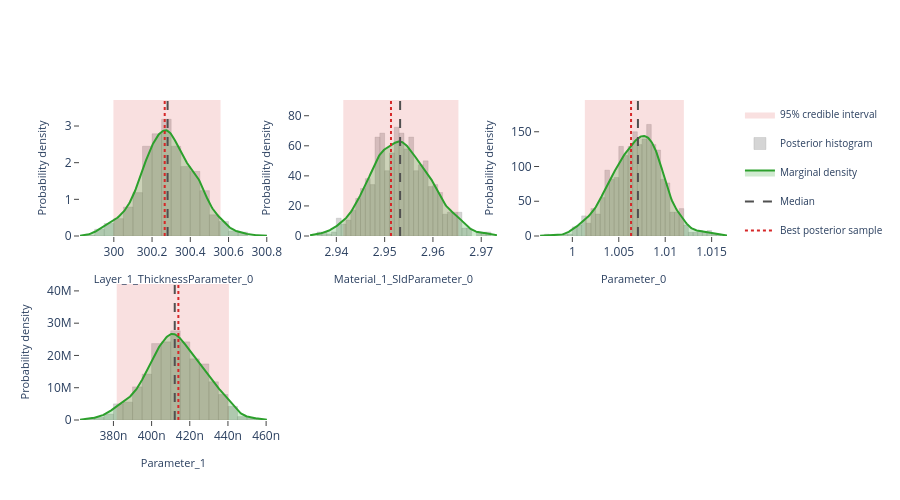

This figure's notebook cell:
### Markdown cell above
## Interactive posterior plots

The next three cells render the same Plotly figures that are shown on the
Bayesian Posterior tab of the EasyReflectometryApp:

* **Marginals** — per-parameter distribution: histogram + smooth KDE marginal,
  shaded 95% credible interval, and median / best-sample lines
  (`plot_distribution` or `posterior.distribution()`)
* **Corner plot** — pairwise marginals + 2-D contours + scatter (`plot_corner`)
* **Traces** — per-chain trace + marginal histogram (`plot_trace`)

The standalone helpers are called with ``return_figure=True`` so they return a
Plotly ``Figure`` that we render in the notebook with ``fig.show()``; the
``PosteriorResults`` methods return the figure directly.

### Code cell
# ---- Marginal posterior distributions ---------------------------------------
# One panel per free parameter, each overlaying the posterior histogram, a
# smooth Gaussian-KDE marginal, the shaded 95% credible interval, and the
# median / best-sample reference lines.  Mirrors the "Marginals" sub-tab in
# the EasyReflectometryApp.

# The PosteriorResults method passes ``logp`` through automatically so the
# best posterior sample (MAP) line is drawn:
fig = posterior.distribution()
fig.show()

# Standalone equivalent (pass ``logp`` to get the best-sample line):
# fig = plot_distribution(
#     posterior.draws,
#     posterior.param_names,
#     logp=posterior.logp,
#     return_figure=True,
# )
# fig.show()

### Figure 1 — Plotly figure (JSON) as saved in the notebook; plotly's stock layout.template omitted (floating-point values rounded to 4 significant figures; data arrays with more than 128 entries replaced by an {"elided": "..."} marker saying what was removed)
{"data": [{"fill": "toself", "fillcolor": "rgba(214, 39, 40, 0.14)", "hoverinfo": "skip", "legendgroup": "95% credible interval", "line": {"color": "rgba(214, 39, 40, 0.14)", "width": 0}, "mode": "lines", "name": "95% credible interval", "showlegend": true, "type": "scatter", "x": [300.0, 300.6, 300.6, 300.0, 300.0], "xaxis": "x", "y": [0.0, 0.0, 3.71, 3.71, 0.0], "yaxis": "y"}, {"histnorm": "probability density", "hovertemplate": "sample=%{x:.4f}<br>density: %{y:.2f}<extra></extra>", "legendgroup": "histogram", "marker": {"color": "rgba(120, 120, 120, 0.38)", "line": {"color": "rgba(120, 120, 120, 0.24)", "width": 1}}, "name": "Posterior histogram", "nbinsx": 40, "opacity": 0.82, "showlegend": true, "type": "histogram", "x": {"elided": "760 float values"}, "xaxis": "x", "yaxis": "y"}, {"fill": "tozeroy", "fillcolor": "rgba(44, 160, 44, 0.22)", "hovertemplate": "Layer_1_ThicknessParameter_0: %{x:.4f}<br>density: %{y:.4f}<extra></extra>", "legendgroup": "marginal", "line": {"color": "rgb(44, 160, 44)", "width": 2}, "mode": "lines", "name": "Marginal density", "showlegend": true, "type": "scatter", "x": {"elided": "256 float values"}, "xaxis": "x", "y": {"elided": "256 float values"}, "yaxis": "y"}, {"hovertemplate": "Median: %{x:.4f}<extra></extra>", "legendgroup": "Median", "line": {"color": "rgb(80, 80, 80)", "dash": "dash", "width": 2}, "mode": "lines", "name": "Median", "showlegend": true, "type": "scatter", "x": [300.3, 300.3], "xaxis": "x", "y": [0.0, 3.71], "yaxis": "y"}, {"hovertemplate": "Best posterior sample: %{x:.4f}<extra></extra>", "legendgroup": "Best posterior sample", "line": {"color": "rgb(214, 39, 40)", "dash": "dot", "width": 2}, "mode": "lines", "name": "Best posterior sample", "showlegend": true, "type": "scatter", "x": [300.3, 300.3], "xaxis": "x", "y": [0.0, 3.71], "yaxis": "y"}, {"fill": "toself", "fillcolor": "rgba(214, 39, 40, 0.14)", "hoverinfo": "skip", "legendgroup": "95% credible interval", "line": {"color": "rgba(214, 39, 40, 0.14)", "width": 0}, "mode": "lines", "name": "95% credible interval", "showlegend": false, "type": "scatter", "x": [2.941, 2.965, 2.965, 2.941, 2.941], "xaxis": "x2", "y": [0.0, 0.0, 90.46, 90.46, 0.0], "yaxis": "y2"}, {"histnorm": "probability density", "hovertemplate": "sample=%{x:.4f}<br>density: %{y:.2f}<extra></extra>", "legendgroup": "histogram", "marker": {"color": "rgba(120, 120, 120, 0.38)", "line": {"color": "rgba(120, 120, 120, 0.24)", "width": 1}}, "name": "Posterior histogram", "nbinsx": 40, "opacity": 0.82, "showlegend": false, "type": "histogram", "x": {"elided": "760 float values"}, "xaxis": "x2", "yaxis": "y2"}, {"fill": "tozeroy", "fillcolor": "rgba(44, 160, 44, 0.22)", "hovertemplate": "Material_1_SldParameter_0: %{x:.4f}<br>density: %{y:.4f}<extra></extra>", "legendgroup": "marginal", "line": {"color": "rgb(44, 160, 44)", "width": 2}, "mode": "lines", "name": "Marginal density", "showlegend": false, "type": "scatter", "x": {"elided": "256 float values"}, "xaxis": "x2", "y": {"elided": "256 float values"}, "yaxis": "y2"}, {"hovertemplate": "Median: %{x:.4f}<extra></extra>", "legendgroup": "Median", "line": {"color": "rgb(80, 80, 80)", "dash": "dash", "width": 2}, "mode": "lines", "name": "Median", "showlegend": false, "type": "scatter", "x": [2.953, 2.953], "xaxis": "x2", "y": [0.0, 90.46], "yaxis": "y2"}, {"hovertemplate": "Best posterior sample: %{x:.4f}<extra></extra>", "legendgroup": "Best posterior sample", "line": {"color": "rgb(214, 39, 40)", "dash": "dot", "width": 2}, "mode": "lines", "name": "Best posterior sample", "showlegend": false, "type": "scatter", "x": [2.951, 2.951], "xaxis": "x2", "y": [0.0, 90.46], "yaxis": "y2"}, {"fill": "toself", "fillcolor": "rgba(214, 39, 40, 0.14)", "hoverinfo": "skip", "legendgroup": "95% credible interval", "line": {"color": "rgba(214, 39, 40, 0.14)", "width": 0}, "mode": "lines", "name": "95% credible interval", "showlegend": false, "type": "scatter", "x": [1.001, 1.012, 1.012, 1.001, 1.001], "xaxis": "x3", "y": [0.0, 0.0, 195.7, 195.7, 0.0], "yaxis": "y3"}, {"histnorm": "probability density", "hovertemplate": "sample=%{x:.4f}<br>density: %{y:.2f}<extra></extra>", "legendgroup": "histogram", "marker": {"color": "rgba(120, 120, 120, 0.38)", "line": {"color": "rgba(120, 120, 120, 0.24)", "width": 1}}, "name": "Posterior histogram", "nbinsx": 40, "opacity": 0.82, "showlegend": false, "type": "histogram", "x": {"elided": "760 float values"}, "xaxis": "x3", "yaxis": "y3"}, {"fill": "tozeroy", "fillcolor": "rgba(44, 160, 44, 0.22)", "hovertemplate": "Parameter_0: %{x:.4f}<br>density: %{y:.4f}<extra></extra>", "legendgroup": "marginal", "line": {"color": "rgb(44, 160, 44)", "width": 2}, "mode": "lines", "name": "Marginal density", "showlegend": false, "type": "scatter", "x": {"elided": "256 float values"}, "xaxis": "x3", "y": {"elided": "256 float values"}, "yaxis": "y3"}, {"hovertemplate": "Median: %{x:.4f}<extra></extra>", "legendgroup": "Median", "line": {"color": "rgb(80, 80, 80)", "dash": "dash", "width": 2}, "mode": "lines", "name": "Median", "showlegend": false, "type": "scatter", "x": [1.007, 1.007], "xaxis": "x3", "y": [0.0, 195.7], "yaxis": "y3"}, {"hovertemplate": "Best posterior sample: %{x:.4f}<extra></extra>", "legendgroup": "Best posterior sample", "line": {"color": "rgb(214, 39, 40)", "dash": "dot", "width": 2}, "mode": "lines", "name": "Best posterior sample", "showlegend": false, "type": "scatter", "x": [1.006, 1.006], "xaxis": "x3", "y": [0.0, 195.7], "yaxis": "y3"}, {"fill": "toself", "fillcolor": "rgba(214, 39, 40, 0.14)", "hoverinfo": "skip", "legendgroup": "95% credible interval", "line": {"color": "rgba(214, 39, 40, 0.14)", "width": 0}, "mode": "lines", "name": "95% credible interval", "showlegend": false, "type": "scatter", "x": [3.817e-07, 4.405e-07, 4.405e-07, 3.817e-07, 3.817e-07], "xaxis": "x4", "y": [0.0, 0.0, 42140000.0, 42140000.0, 0.0], "yaxis": "y4"}, {"histnorm": "probability density", "hovertemplate": "sample=%{x:.4f}<br>density: %{y:.2f}<extra></extra>", "legendgroup": "histogram", "marker": {"color": "rgba(120, 120, 120, 0.38)", "line": {"color": "rgba(120, 120, 120, 0.24)", "width": 1}}, "name": "Posterior histogram", "nbinsx": 40, "opacity": 0.82, "showlegend": false, "type": "histogram", "x": {"elided": "760 float values"}, "xaxis": "x4", "yaxis": "y4"}, {"fill": "tozeroy", "fillcolor": "rgba(44, 160, 44, 0.22)", "hovertemplate": "Parameter_1: %{x:.4f}<br>density: %{y:.4f}<extra></extra>", "legendgroup": "marginal", "line": {"color": "rgb(44, 160, 44)", "width": 2}, "mode": "lines", "name": "Marginal density", "showlegend": false, "type": "scatter", "x": {"elided": "256 float values"}, "xaxis": "x4", "y": {"elided": "256 float values"}, "yaxis": "y4"}, {"hovertemplate": "Median: %{x:.4f}<extra></extra>", "legendgroup": "Median", "line": {"color": "rgb(80, 80, 80)", "dash": "dash", "width": 2}, "mode": "lines", "name": "Median", "showlegend": false, "type": "scatter", "x": [4.121e-07, 4.121e-07], "xaxis": "x4", "y": [0.0, 42140000.0], "yaxis": "y4"}, {"hovertemplate": "Best posterior sample: %{x:.4f}<extra></extra>", "legendgroup": "Best posterior sample", "line": {"color": "rgb(214, 39, 40)", "dash": "dot", "width": 2}, "mode": "lines", "name": "Best posterior sample", "showlegend": false, "type": "scatter", "x": [4.14e-07, 4.14e-07], "xaxis": "x4", "y": [0.0, 42140000.0], "yaxis": "y4"}], "layout": {"barmode": "overlay", "height": 500, "legend": {"font": {"size": 10}}, "plot_bgcolor": "white", "showlegend": true, "xaxis": {"anchor": "y", "domain": [0.0, 0.2889], "range": [299.8, 300.8], "showgrid": false, "ticks": "outside", "title": {"font": {"size": 11}, "text": "Layer_1_ThicknessParameter_0"}, "zeroline": false}, "xaxis2": {"anchor": "y2", "domain": [0.3556, 0.6444], "range": [2.935, 2.973], "showgrid": false, "ticks": "outside", "title": {"font": {"size": 11}, "text": "Material_1_SldParameter_0"}, "zeroline": false}, "xaxis3": {"anchor": "y3", "domain": [0.7111, 1.0], "range": [0.9965, 1.017], "showgrid": false, "ticks": "outside", "title": {"font": {"size": 11}, "text": "Parameter_0"}, "zeroline": false}, "xaxis4": {"anchor": "y4", "domain": [0.0, 0.2889], "range": [3.625e-07, 4.604e-07], "showgrid": false, "ticks": "outside", "title": {"font": {"size": 11}, "text": "Parameter_1"}, "zeroline": false}, "xaxis5": {"anchor": "y5", "domain": [0.3556, 0.6444], "showgrid": false, "ticks": "outside", "zeroline": false}, "xaxis6": {"anchor": "y6", "domain": [0.7111, 1.0], "showgrid": false, "ticks": "outside", "zeroline": false}, "yaxis": {"anchor": "x", "domain": [0.575, 1.0], "range": [0.0, 3.71], "showgrid": false, "ticks": "outside", "title": {"font": {"size": 11}, "text": "Probability density"}, "zeroline": false}, "yaxis2": {"anchor": "x2", "domain": [0.575, 1.0], "range": [0.0, 90.46], "showgrid": false, "ticks": "outside", "title": {"font": {"size": 11}, "text": "Probability density"}, "zeroline": false}, "yaxis3": {"anchor": "x3", "domain": [0.575, 1.0], "range": [0.0, 195.7], "showgrid": false, "ticks": "outside", "title": {"font": {"size": 11}, "text": "Probability density"}, "zeroline": false}, "yaxis4": {"anchor": "x4", "domain": [0.0, 0.425], "range": [0.0, 42140000.0], "showgrid": false, "ticks": "outside", "title": {"font": {"size": 11}, "text": "Probability density"}, "zeroline": false}, "yaxis5": {"anchor": "x5", "domain": [0.0, 0.425], "showgrid": false, "ticks": "outside", "zeroline": false}, "yaxis6": {"anchor": "x6", "domain": [0.0, 0.425], "showgrid": false, "ticks": "outside", "zeroline": false}}}
